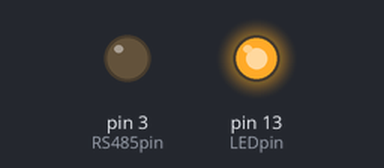
The sketch below on a simulated Arduino Mega 2560, built with avr-gcc and run on an emulated ATmega2560. Shown: output pins drawn as LEDs (lit = HIGH). What the sketch prints to the serial monitor is not drawn.

Above: at 7.5 s.
At 12.5 s:
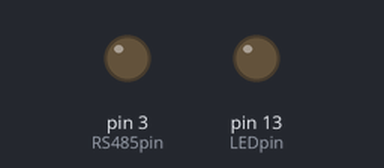
Timing chart, 0 to 18.0 s (numbered marks = the images above):
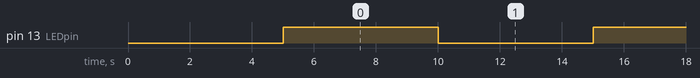

Measured:
- by itself, pin 13 (LEDpin): alternates HIGH for 5.0 s and LOW for 5.0 s

The sketch:

MegaSerial485comms2a.ino
```cpp
//MegaSerial485comms2a for developments

// This is to send transmission using Serial1

#define RS485pin 3
#define LEDpin 13

void setup() {
  // put your setup code here, to run once:
  Serial1.begin(9600);
  Serial.begin(9600);
  pinMode(RS485pin,OUTPUT);
  pinMode(LEDpin,OUTPUT);
  Serial.println("MEGA 2 has started");
  digitalWrite(LEDpin,LOW);
  delay(5000);
  Serial.println("MEGA 2 exiting setup");
}

void loop() {
  // put your main code here, to run repeatedly:

  char getdata = 'c';

  digitalWrite(LEDpin,HIGH);
  digitalWrite(RS485pin,LOW);
  Serial1.print("abcdefghX");
  Serial.print("abcdefghX");
  Serial.println("");
  delay(5000);
  digitalWrite(LEDpin,LOW);
  delay(5000);

/*
  if (Serial1.available()) {
      while(Serial1.available() && getdata !='X') {
        getdata = Serial1.read();
        Serial.print(getdata);
      }
      Serial.println("");
  }
*/

}
```
